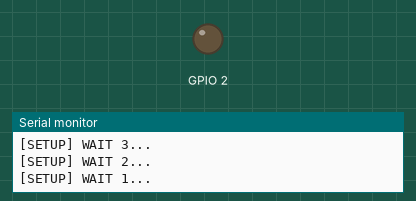
Simulated run of this sketch. Board: ESP8266 (NodeMCU). Parts: output pins drawn as LEDs (lit = HIGH), the last lines printed to the serial monitor. Dashed ring = blinking. WiFi joins after 1.5 s; servers stay silent unless stated.

Above: at 4.7 s.
At 6.8 s:
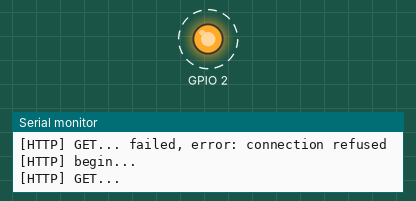
Timing chart, 0 to 7.1 s (numbered marks = the images above):
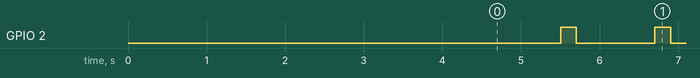

Measured:
- by itself, GPIO 2: alternates HIGH for 0.20 s and LOW for 1.0 s

The sketch:

DrainBattery.ino
```cpp
// (licence header left out)
#include <Arduino.h>
#include <ESP8266WiFi.h>
#include <ESP8266WiFiMulti.h>
#include <ESP8266HTTPClient.h>

ESP8266WiFiMulti MyWiFi;

void setup() {
    pinMode(LED_BUILTIN, OUTPUT);     // Initialize the LED_BUILTIN pin as an output

    Serial.begin(115200);

    for(uint8_t t = 4; t > 0; t--) {
        Serial.printf("[SETUP] WAIT %d...\n", t);
        Serial.flush();
        delay(1000);
    }

    MyWiFi.addAP("commons|lab", "PASSWORD");

}

void loop() {
    // wait for WiFi connection
    if((MyWiFi.run() == WL_CONNECTED)) {

        digitalWrite(LED_BUILTIN, HIGH);   // Turn the LED on

        HTTPClient http;

        Serial.print("[HTTP] begin...\n");
        // configure traged server and url
        //http.begin("https://192.168.1.12/test.html", "7a 9c f4 db 40 d3 62 5a 6e 21 bc 5c cc 66 c8 3e a1 45 59 38"); //HTTPS
        //http.begin("http://192.168.1.12/test.html"); //HTTP
        http.begin("http://etherpad.commonslab.gr/"); //HTTP

        Serial.print("[HTTP] GET...\n");
        // start connection and send HTTP header
        int httpCode = http.GET();

        // httpCode will be negative on error
        if(httpCode > 0) {
            // HTTP header has been send and Server response header has been handled
            Serial.printf("[HTTP] GET... code: %d\n", httpCode);

            // file found at server
            if(httpCode == 503) {
                String payload = http.getString();
                Serial.println(payload);
            }
        } else {
            Serial.printf("[HTTP] GET... failed, error: %s\n", http.errorToString(httpCode).c_str());
        }

        http.end();
    }
    digitalWrite(LED_BUILTIN, LOW);  // Turn the LED off

    delay(1000);
}
```
